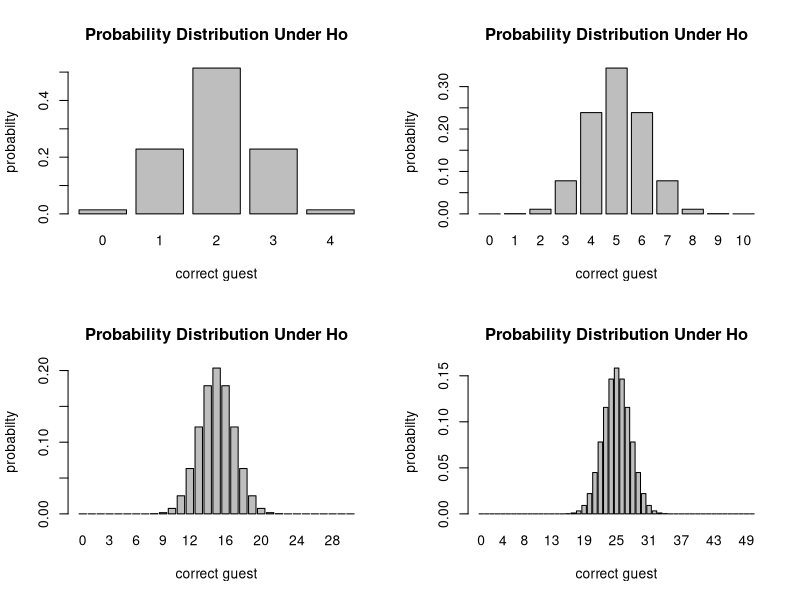

Source code (R):
tastingtea <- function(ac=8, tc=4){
  apc <- choose(n=ac, k=tc) #all possible combinations for the test 
  
  #test: ask the lady to indentify cups with milk first or tea first (works either way)
  #all possible outcomes under the null hypothesis
  correct <- seq(from=0, to=tc) #number of correct cups
  incorrect <- tc-correct #number of incorrect cups
  
  #create a probability matrix then loop it
  prob <- matrix(NA, nrow=length(correct), ncol=2)
  colnames(prob) <- c("correct", "probability")
  for(i in 1:nrow(prob)) {
    prob[i,1] <- correct[i]
    prob[i,2] <- (choose(n=tc, k=correct[i]) * choose(n=tc, k=incorrect[i]) ) / apc
  }
  
  #create a barplot for the probability matrix
  viz <- barplot(prob[,2], xlab="correct guest", ylab="probabilty", main="Probability Distribution Under Ho", names.arg = correct)
  message <- "Please ignore the second list. See the barplot instead."
  
  return(list(prob, viz, message))
}

#example
par(mfrow=c(2,2))
tastingtea()
tastingtea(20,10)
tastingtea(60,30)
tastingtea(100,50)
